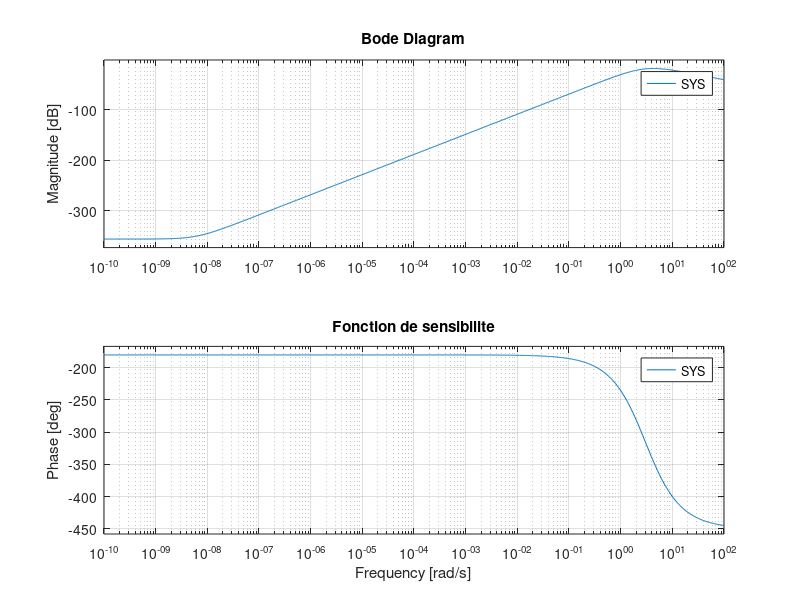

The MATLAB script that drew this image:
clc; clear all; close all;

%% TP3 1.4 Rejet de perturbations rampe

% les matrices:

Aa = [-2 0 0;0 0 1;1 0 0];
Ba = [1;0;0];
Ea = [1;0;0];
Da = [0;0;-1];

Ca = [1 0 0];

a = -2;
c = 1;
d = [0 0];
B = 1;
E = 1;
BE = [B E];

% Correcteur Ka:
P = [-3 -3 -3];
Ka = acker(Aa,Ba,P)


%Fonction de sensibilite:
[num,den] = ss2tf(Aa-Ba*Ka,Ea,Ca,0);
SYS = tf(num,den)

bode(SYS)
grid on
title('Fonction de sensibilite')